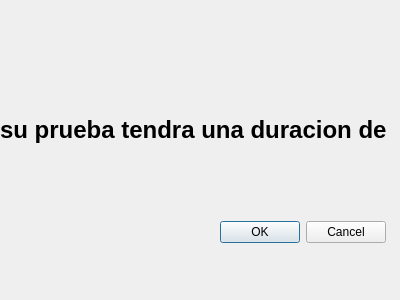
<?xml version="1.0" encoding="UTF-8"?>
<ui version="4.0">
 <class>tiempod</class>
 <widget class="QDialog" name="tiempod">
  <property name="geometry">
   <rect>
    <x>0</x>
    <y>0</y>
    <width>400</width>
    <height>300</height>
   </rect>
  </property>
  <property name="windowTitle">
   <string>Dialog</string>
  </property>
  <widget class="QLabel" name="label">
   <property name="geometry">
    <rect>
     <x>0</x>
     <y>90</y>
     <width>391</width>
     <height>81</height>
    </rect>
   </property>
   <property name="text">
    <string>&lt;html&gt;&lt;head/&gt;&lt;body&gt;&lt;p align=&quot;center&quot;&gt;&lt;span style=&quot; font-size:18pt; font-weight:600;&quot;&gt;su prueba tendra una duracion de &lt;/span&gt;&lt;/p&gt;&lt;/body&gt;&lt;/html&gt;</string>
   </property>
  </widget>
  <widget class="QDialogButtonBox" name="buttonBox">
   <property name="geometry">
    <rect>
     <x>220</x>
     <y>220</y>
     <width>166</width>
     <height>25</height>
    </rect>
   </property>
   <property name="standardButtons">
    <set>QDialogButtonBox::Cancel|QDialogButtonBox::Ok</set>
   </property>
  </widget>
 </widget>
 <resources/>
 <connections/>
</ui>
